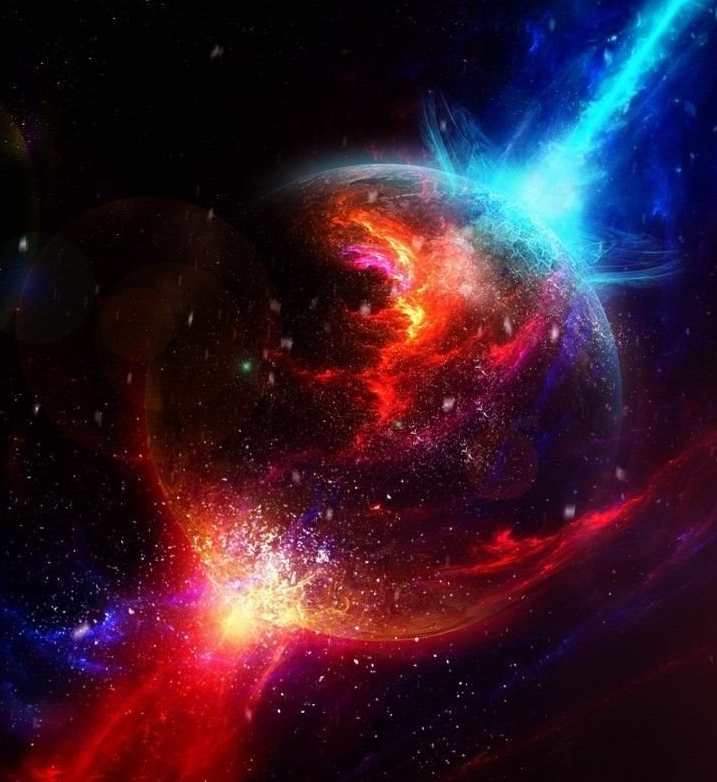
#> input picture space.png, 717 x 782 px, found by its file name
$ python bitmap.py
#> lines starting #> are read from the running program, lines starting #| are printed output that depends on the picture; after the words box and inside, x2 and y2 are one past the last pixel; in counts of white or black regions, pixels touching at a corner belong together
import cv2
import numpy as np

# Load input image
img1 = cv2.imread("space.png", cv2.IMREAD_GRAYSCALE)
#> img1: shape (782, 717); min 0, max 253, mean 43.8
img = cv2.resize(img1, (300,350),
                 interpolation=cv2.INTER_CUBIC)
# Get image dimensions
w, h = img.shape
#> w = 350; h = 300

# Initialize eight new images with same dimensions as input image
img1 = np.zeros([w, h, 3], dtype=np.uint8)
img2 = np.zeros([w, h, 3], dtype=np.uint8)
img3 = np.zeros([w, h, 3], dtype=np.uint8)
img4 = np.zeros([w, h, 3], dtype=np.uint8)
img5 = np.zeros([w, h, 3], dtype=np.uint8)
img6 = np.zeros([w, h, 3], dtype=np.uint8)
img7 = np.zeros([w, h, 3], dtype=np.uint8)
img8 = np.zeros([w, h, 3], dtype=np.uint8)

# Define function to extract bit value at a given position
def bitget(nbr, pos):
    return (nbr >> pos) & 1

# Apply bit plane slicing to input image
planes = 8
for i in range(0, w):
    for j in range(0, h):
        for p in range(planes - 1):
            if p == 7:
                img1[i][j] = 255 * bitget(img[i][j], p)
            elif p == 6:
                img2[i][j] = 255 * bitget(img[i][j], p)
            elif p == 5:
                img3[i][j] = 255 * bitget(img[i][j], p)
            elif p == 4:
                img4[i][j] = 255 * bitget(img[i][j], p)
            elif p == 3:
                img5[i][j] = 255 * bitget(img[i][j], p)
            elif p == 2:
                img6[i][j] = 255 * bitget(img[i][j], p)
            elif p == 1:
                img7[i][j] = 255 * bitget(img[i][j], p)
            else:
                img8[i][j] = 255 * bitget(img[i][j], p)
#> img1: shape (350, 300, 3); every value is 0
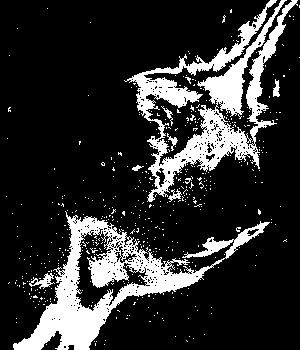
#> img2: shape (350, 300, 3); 18.5% white; 474 white regions (465 under 20 px), largest, box (x1, y1, x2, y2) and area: (124, 0, 298, 202) 9212, (13, 211, 270, 350) 8726, (29, 273, 55, 289) 165
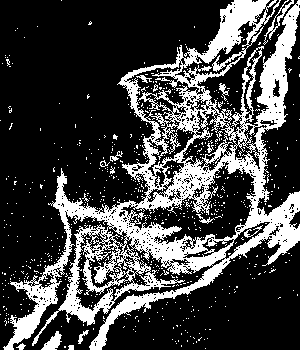
#> img3: shape (350, 300, 3); 26.7% white; 684 white regions (668 under 20 px), largest, box (x1, y1, x2, y2) and area: (3, 0, 300, 350) 25862, (263, 0, 294, 45) 205, (41, 331, 62, 350) 201
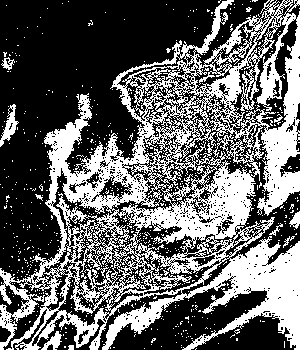
#> img4: shape (350, 300, 3); 39.2% white; 646 white regions (636 under 20 px), largest, box (x1, y1, x2, y2) and area: (0, 0, 300, 350) 39027, (0, 104, 19, 147) 295, (41, 331, 62, 350) 174
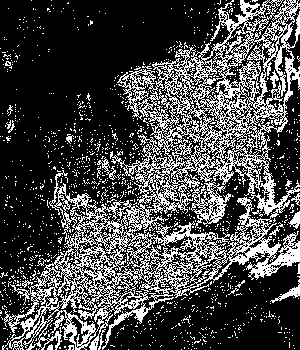
#> img5: shape (350, 300, 3); 28.1% white in thin lines or dots
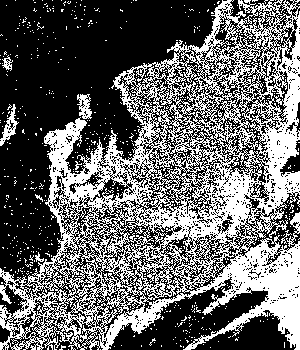
#> img6: shape (350, 300, 3); 40.2% white; 652 white regions (643 under 20 px), largest, box (x1, y1, x2, y2) and area: (0, 0, 300, 350) 40226, (0, 104, 19, 146) 254, (77, 94, 92, 119) 225
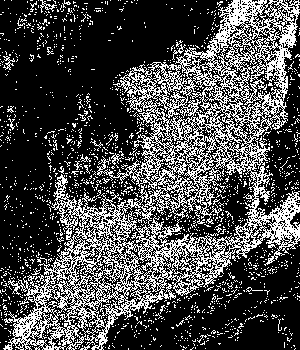
#> img7: shape (350, 300, 3); 29.3% white in thin lines or dots
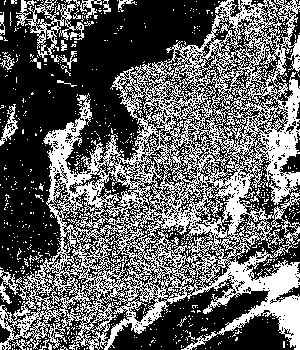
#> img8: shape (350, 300, 3); 38.8% white in thin lines or dots

# Display resulting eight images
cv2.imshow("Bit Plane 1", img1)
cv2.imshow("Bit Plane 2", img2)
cv2.imshow("Bit Plane 3", img3)
cv2.imshow("Bit Plane 4", img4)
cv2.imshow("Bit Plane 5", img5)
cv2.imshow("Bit Plane 6", img6)
cv2.imshow("Bit Plane 7", img7)
cv2.imshow("Bit Plane 8", img8)


# Wait for user input to close window
cv2.waitKey(0)
cv2.destroyAllWindows()

$ run again, with lines.png copied over space.png
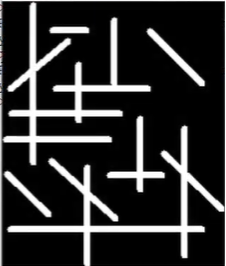
#> input picture lines.png, 226 x 266 px, found by its file name
#> after the loop `for i in range(0, w):`:
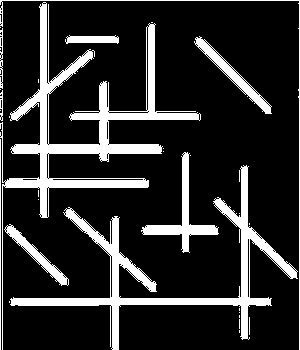
#> img2: shape (350, 300, 3); 17.4% white; 32 white regions (22 under 20 px), largest, box (x1, y1, x2, y2) and area: (0, 2, 201, 350) 7686, (10, 165, 298, 350) 6010, (141, 152, 219, 253) 1364
#> after the loop `for i in range(0, w):`:
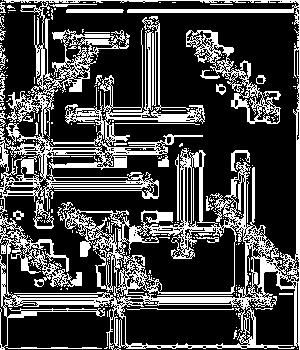
#> img8: shape (350, 300, 3); 27.5% white; 266 white regions (222 under 20 px), largest, box (x1, y1, x2, y2) and area: (0, 0, 300, 350) 24185, (186, 30, 281, 124) 1708, (66, 9, 124, 13) 228

$ run again, with 0.8.jpg saved as space.png
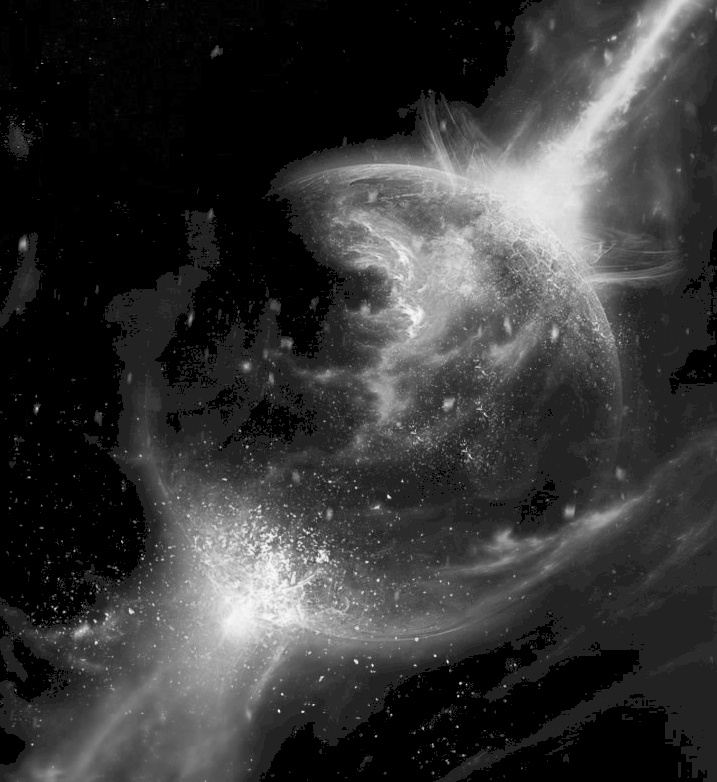
#> input picture 0.8.jpg, 717 x 782 px, found by its file name
#> img1 is the input picture: shape (782, 717); min 0, max 251, mean 54.6
#> after the loop `for i in range(0, w):`:
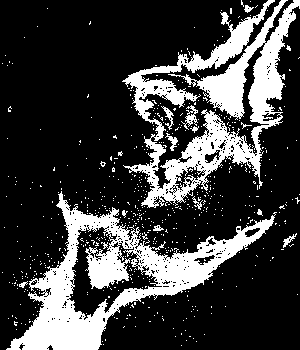
#> img2: shape (350, 300, 3); 24.3% white; 590 white regions (576 under 20 px), largest, box (x1, y1, x2, y2) and area: (122, 0, 300, 208) 12089, (6, 191, 277, 350) 11675, (181, 105, 198, 130) 148
#> after the loop `for i in range(0, w):`:
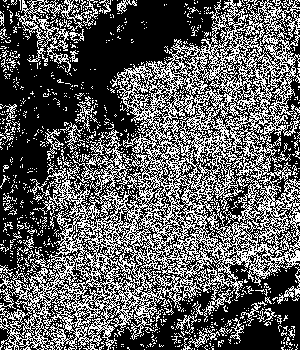
#> img8: shape (350, 300, 3); 36.7% white in thin lines or dots
